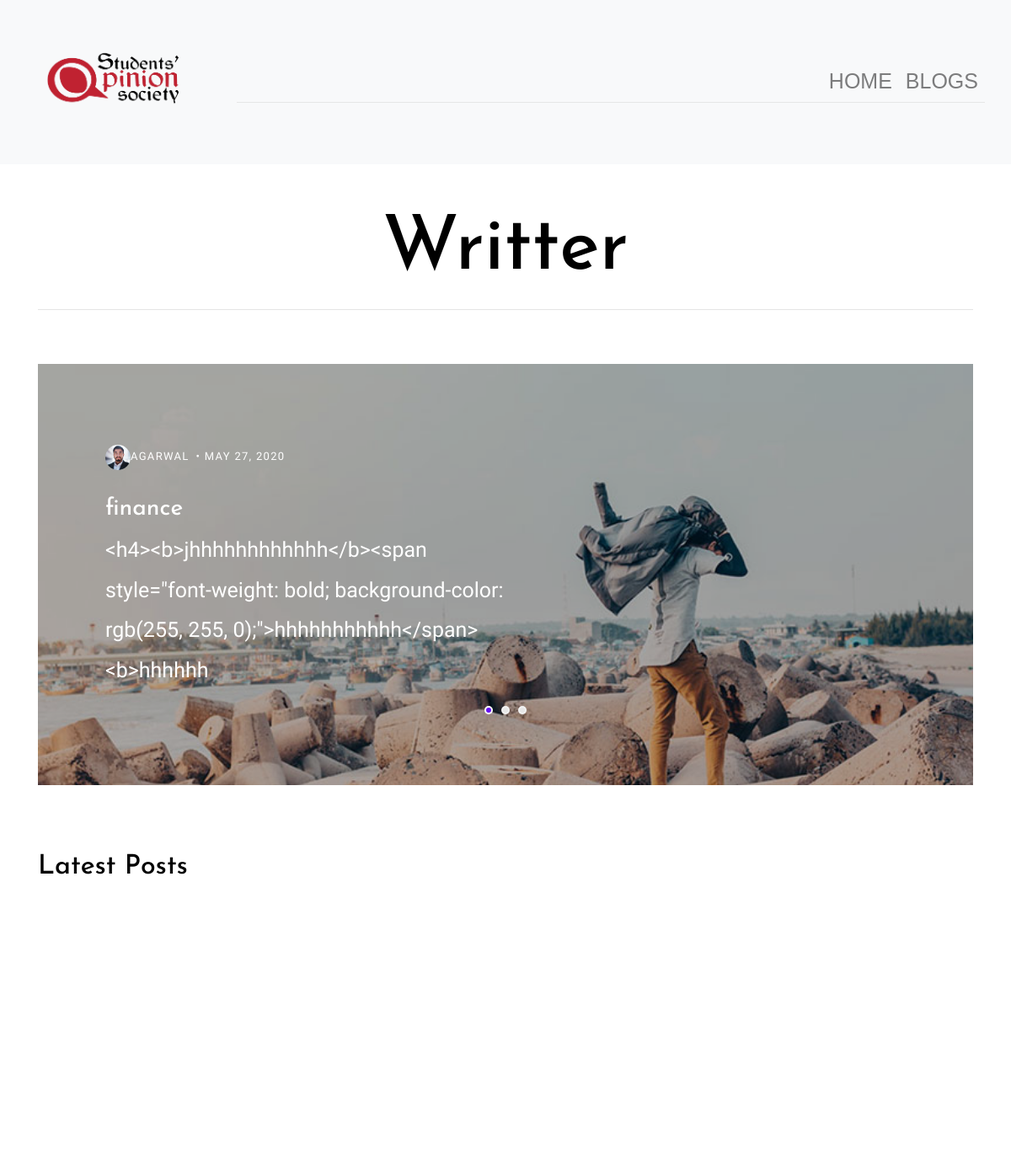
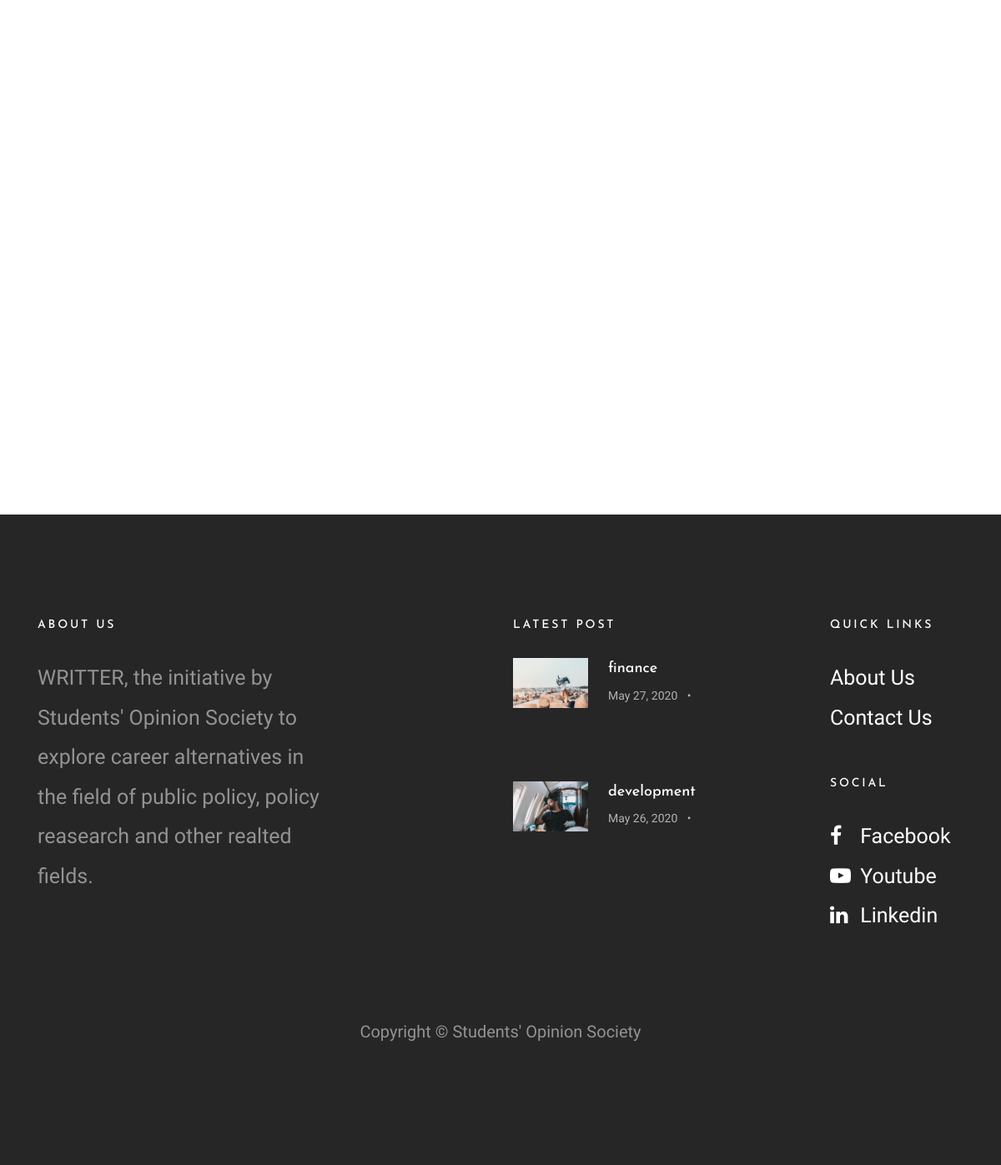
The app's page /blogs/ with its own data (2 pictures, top to bottom).
### blog/models.py (models this page shows, shortened)
class posts(models.Model):
    title=models.CharField(max_length=200,unique=True)
    author=models.CharField(max_length=200)
    created_on=models.DateField(auto_now_add=True)
    content=models.TextField()
    updated_on=models.DateField(auto_now=True)
    image=models.ImageField(upload_to='images/')
    auth_image=models.ImageField(upload_to='images/')
    abt_auth=models.CharField(max_length=300)
    image2=models.ImageField(upload_to='images/')
    image3=models.ImageField(upload_to='images/')
    content2=models.TextField()
    content3=models.TextField()
    tags= models.ManyToManyField('Tags',help_text="Enter a tag")
    class Meta:
        ordering=['-created_on']
    def get_absolute_url(self):
        return reverse('post_detail', args=[str(self.id)])
    objects = models.Manager()

### blog/views.py (the view)
# urls.py: path('blogs/', views.PostList.as_view(), name='home'),
class PostList(generic.ListView):
    queryset= posts.objects.order_by('-created_on')
    template_name='index.html'

### blog/templates/index.html (shortened to what this page needs)
{% extends "base.html" %}
{% block content %}
        <section class="site-section pt-5 pb-5">
            <div class="container">
              <div class="row">
                <div class="col-md-12">
                  <div class="owl-carousel owl-theme home-slider">
                    <div>
                      <a href="{{ posts_list.0.get_absolute_url }}" class="a-block d-flex align-items-center height-lg" style="background-image: url('{{posts_list.0.image.url}}'); ">
                        <div class="text half-to-full">
                          <div class="post-meta">
                            <span class="author mr-2"><img src="{{posts_list.0.auth_image.url}}" alt="Abhishek Singh">{{posts_list.0.author}}</span>&bullet;
                            <span class="mr-2">{{ posts_list.0.created_on}}</span>
                          </div>
                          <h3>{{posts_list.0.title}}</h3>
                          <p>{{posts_list.0.content|slice:"120"}}</p>
                        </div>
                      </a>
                    </div>
                  </div>
                </div>
              </div>
            </div>
          </section>
        <section class="site-section py-sm">
            <div class="container">
              <div class="row">
                <div class="col-md-6">
                  <h2 class="mb-4">Latest Posts</h2>
                </div>
              </div>
              <div class="row blog-entries">
                <div class="col-md-12 col-lg-12 main-content">
                  <div class="row">
                  {% for post in posts_list %}
                    <div class="col-md-6">
                    </div>
                {% endfor %}
              </div>
              </div>
              </div>
              </section>
                {%endblock%}

### blog/templates/base.html (shortened to what this page needs)
<!doctype html>
<html lang="en">
  <head>
    {% load static %}
    <link rel="stylesheet" href="{% static 'css/bootstrap.css'%}">
    <link rel="stylesheet" href="{% static 'css/animate.css'%}">
    <link rel="stylesheet" href="{% static 'css/owl.carousel.min.css'%}">
    <link rel="stylesheet" href="{% static 'fonts/ionicons/css/ionicons.min.css'%}">
    <link rel="stylesheet" href="{% static 'fonts/fontawesome/css/font-awesome.min.css'%}">
    <link rel="stylesheet" href="{% static 'fonts/flaticon/font/flaticon.css'%}">
    <link rel="stylesheet" href="{% static 'css/style.css'%}">
  </head>
  <body>
    <div class="wrap">
      <nav class="navbar navbar-expand-md  navbar-light bg-light" >
        <img src="../static/imageshome/logo/logo_sos.png" alt="logo" width="250">
        <div class="container">
          <div class="collapse navbar-collapse" id="navbarMenu">
            <ul class="navbar-nav mx-auto" >
              <li class="nav-item" style="float:right;">
               <a class="nav-link " href="/" style="font-family: 'Franklin Gothic Medium', 'Arial Narrow', Arial, sans-serif; " > HOME</h3></a>
              </li>
              <li class="nav-item">
               <a class="nav-link " href="/blogs" style="font-family: 'Franklin Gothic Medium', 'Arial Narrow', Arial, sans-serif;"><b>BLOGS</b></a>
              </li>
            </ul>
          </div>
        </div>
      </nav>
        <header role="banner">
          <div class="container logo-wrap">
            <div class="row pt-5">
              <div class="col-12 text-center">
                <h1 class="site-logo"><a href="/blogs">Writter</a></h1>
                <hr>
              </div>
            </div>
          </div>
        </header>
        {% block content %}{% endblock content %}
        <footer class="site-footer">
            <div class="container">
              <div class="row mb-5">
                <div class="col-md-4">
                  <h3>About Us</h3>
                  <p><a>WRITTER</a>, the initiative by Students' Opinion Society to explore career alternatives
                  in the field of public policy, policy reasearch and other realted fields. </p>
                </div>
                <div class="col-md-6 ml-auto">
                  <div class="row">
                    <div class="col-md-7">
                      <h3>Latest Post</h3>
                      <div class="post-entry-sidebar">
                        <ul>
                          <li>
                            <a href="{{posts_list.0.get_absolute_url}}">
                              <img src="{{posts_list.0.image.url}}" alt="Image placeholder" class="mr-4">
                              <div class="text">
                                <h4>{{posts_list.0.title}}</h4>
                                <div class="post-meta">
                                  <span class="mr-2">{{posts_list.0.created_on}} </span> &bullet;
                                </div>
                              </div>
                            </a>
                          </li>
                          <br>
                          <li>
                            <a href="{{posts_list.1.get_absolute_url}}">
                              <img src="{{posts_list.1.image.url}}" alt="Image placeholder" class="mr-4">
                              <div class="text">
                                <h4>{{posts_list.1.title}}</h4>
                                <div class="post-meta">
                                  <span class="mr-2">{{posts_list.1.created_on}}  </span> &bullet;
                                </div>
                              </div>
                            </a>
                          </li>
                        </ul>
                      </div>
                    </div>
                    <div class="col-md-1"></div>
                    <div class="col-md-4">
                      <div class="mb-5">
                        <h3>Quick Links</h3>
                        <ul class="list-unstyled">
                          <li><a href="/">About Us</a></li>
                          <li><a href="/contacts">Contact Us</a></li>
                        </ul>
                      </div>
                      <div class="mb-5">
                        <h3>Social</h3>
                        <ul class="list-unstyled footer-social">
                          <li><a href="https://fb.com/sos.iitk"><span class="fa fa-facebook"></span> Facebook</a></li>
                          <li><a href="https://www.linkedin.com/company/30244102"><span class="fa fa-youtube-play"></span> Youtube</a></li>
                          <li><a href="https://www.youtube.com/channel/UCL6N8QXTgLIdj2SzxYhHrag/featured"><span class="fa fa-linkedin"></span> Linkedin</a></li>
                        </ul>
                      </div>
                    </div>
                  </div>
                </div>
              </div>
              <div class="row">
                <div class="col-md-12 text-center">
                  <p class="small">
                Copyright &copy; Students' Opinion Society
                </p>
                </div>
              </div>
            </div>
          </footer>
      </body>
    </html>

### blog/static/css/style.css (style rules this page uses)
body { background: #ccc url("../images/photography.png") repeat; font-family: "Inconsolata", SFMono-Regular, Menlo, Monaco, Consolas, "Liberation Mono", "Courier New", monospace; font-weight: 300; font-size: 25px; line-height: 1.9; color: #6c757d; }
a { -webkit-transition: .3s all ease; -o-transition: .3s all ease; transition: .3s all ease; text-decoration: none; }
h1, h2, h3, h4, h5 { color: #000; font-family: "Josefin Sans", -apple-system, BlinkMacSystemFont, "Segoe UI", Roboto, "Helvetica Neue", Arial, sans-serif, "Apple Color Emoji", "Segoe UI Emoji", "Segoe UI Symbol", "Noto Color Emoji"; }
.wrap { max-width: 1250px; margin: 0 auto; background: #fff; -webkit-box-shadow: 0 0 40px 0 rgba(0, 0, 0, 0.1); box-shadow: 0 0 40px 0 rgba(0, 0, 0, 0.1); }
header { position: relative; top: 0; left: 0; width: 100%; z-index: 5; font-weight: 400; background: #fff !important; }
.site-logo a { color: #000; font-size: 90px; }
.navbar .container > div { border-bottom: 1px solid #e6e6e6; }
.a-block { display: block; background-size: cover; background-position: center center; padding: 30px 80px; position: relative; margin-bottom: 30px; height: 300px; }
.a-block.height-lg { height: 500px; }
.a-block:before { background: #000; position: absolute; content: ""; z-index: 1; opacity: .3; -webkit-transition: .3s all ease; -o-transition: .3s all ease; transition: .3s all ease; top: 0; left: 0; right: 0; bottom: 0; }
.a-block .text { position: relative; z-index: 2; max-width: 100%; }
.a-block .text.half-to-full { max-width: 50%; }
.a-block .text .post-meta { color: #fff; text-transform: uppercase; letter-spacing: .1em; font-size: 13px; margin-bottom: 30px; }
.a-block .text .post-meta .author img { width: 30px; border-radius: 50%; display: inline-block; }
.a-block .text h3 { color: #fff; border: 1px solidi red; }
.a-block .text p { color: #fff; }
.site-section { padding: 7em 0; }
.site-section.py-sm { padding: 0em 0; }
.owl-carousel.home-slider { z-index: 1; position: relative; }
.post-entry-sidebar .post-meta { font-size: 14px; color: #b3b3b3; }
.post-entry-sidebar ul { padding: 0; margin: 0; }
.post-entry-sidebar ul li { list-style: none; padding: 0 0 20px 0; margin: 0 0 20px 0; }
.post-entry-sidebar ul li a { display: table; }
.post-entry-sidebar ul li a img { width: 90px; }
.post-entry-sidebar ul li a img, .post-entry-sidebar ul li a .text { display: table-cell; vertical-align: middle; }
.post-entry-sidebar ul li a .text h4 { font-size: 18px; }
.site-footer { background-size: cover; background-position: center center; background-repeat: no-repeat; padding: 5em 0; background: #262626; }
.site-footer .post-entry-sidebar ul li a h4 { color: #fff; }
.site-footer .footer-social li a > span { width: 30px; }
.site-footer a { color: #fff; }
.site-footer h3 { color: #fff; margin-bottom: 30px; font-size: 14px; text-transform: uppercase; letter-spacing: .2em; }
.site-footer p { color: rgba(255, 255, 255, 0.5); }

### records on screen
posts: image (picture), auth_image (picture), author "AGARWAL", created_on "MAY 27, 2020", title "finance", content "<h4><b>jhhhhhhhhhhhh</b><span style=\"font-weight: bold; background-color: rgb(255, 255, 0);\">hhhhhhhhhhh</span><b>hhhhhh", created_on "May 27, 2020"
posts: image (picture), title "development", created_on "May 26, 2020"
